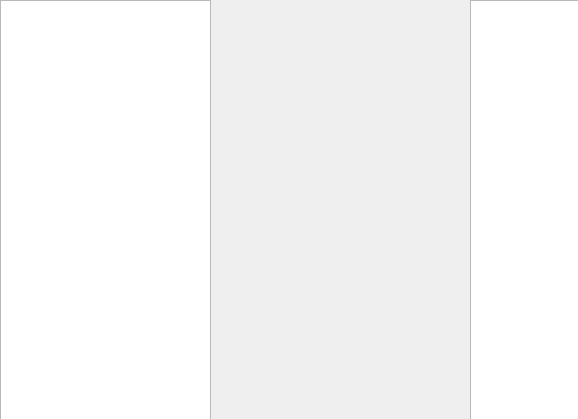
<?xml version="1.0" encoding="UTF-8"?>
<ui version="4.0">
 <class>DebugWindow</class>
 <widget class="QDialog" name="DebugWindow">
  <property name="geometry">
   <rect>
    <x>0</x>
    <y>0</y>
    <width>578</width>
    <height>419</height>
   </rect>
  </property>
  <property name="windowTitle">
   <string>Debug Output</string>
  </property>
  <property name="sizeGripEnabled">
   <bool>false</bool>
  </property>
  <widget class="TextBrowser" name="debugOutConsole">
   <property name="geometry">
    <rect>
     <x>470</x>
     <y>0</y>
     <width>111</width>
     <height>421</height>
    </rect>
   </property>
   <property name="focusPolicy">
    <enum>Qt::StrongFocus</enum>
   </property>
   <property name="autoFillBackground">
    <bool>true</bool>
   </property>
   <property name="frameShadow">
    <enum>QFrame::Sunken</enum>
   </property>
   <property name="lineWidth">
    <number>1</number>
   </property>
   <property name="autoFormatting">
    <set>QTextEdit::AutoBulletList</set>
   </property>
   <property name="documentTitle">
    <string/>
   </property>
   <property name="markdown">
    <string/>
   </property>
   <property name="html">
    <string>&lt;!DOCTYPE HTML PUBLIC &quot;-//W3C//DTD HTML 4.0//EN&quot; &quot;http://www.w3.org/TR/REC-html40/strict.dtd&quot;&gt;
&lt;html&gt;&lt;head&gt;&lt;meta name=&quot;qrichtext&quot; content=&quot;1&quot; /&gt;&lt;style type=&quot;text/css&quot;&gt;
p, li { white-space: pre-wrap; }
&lt;/style&gt;&lt;/head&gt;&lt;body style=&quot; font-family:'SimSun'; font-size:9pt; font-weight:400; font-style:normal;&quot;&gt;
&lt;p style=&quot;-qt-paragraph-type:empty; margin-top:0px; margin-bottom:0px; margin-left:0px; margin-right:0px; -qt-block-indent:0; text-indent:0px;&quot;&gt;&lt;br /&gt;&lt;/p&gt;&lt;/body&gt;&lt;/html&gt;</string>
   </property>
  </widget>
  <widget class="QListWidget" name="listWidget">
   <property name="geometry">
    <rect>
     <x>0</x>
     <y>0</y>
     <width>211</width>
     <height>421</height>
    </rect>
   </property>
  </widget>
 </widget>
 <customwidgets>
  <customwidget>
   <class>TextBrowser</class>
   <extends>QTextBrowser</extends>
   <header location="global">widgets\textbrowser.hpp</header>
  </customwidget>
 </customwidgets>
 <resources/>
 <connections/>
</ui>
